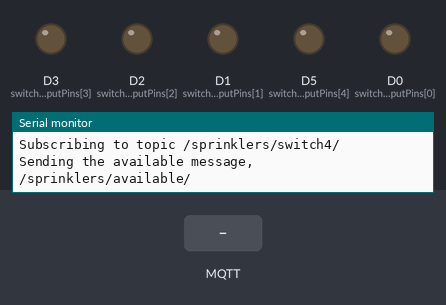
Simulated run of this sketch. Board: ESP8266 (NodeMCU). Parts: output pins drawn as LEDs (lit = HIGH), the last lines printed to the serial monitor. Inputs (shaded band) come from the test bench. WiFi joins after 1.5 s; servers stay silent unless stated; no MQTT or app messages arrive unless stated; not simulated (calls return 0 or success): private.h.

Above: at 2.7 s.
2.8 s: MQTT message "1" arrives on the first subscribed topic
At 4.0 s:
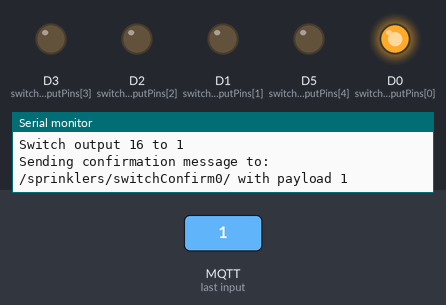
4.3 s: MQTT message "1" arrives on the second subscribed topic
At 5.2 s:
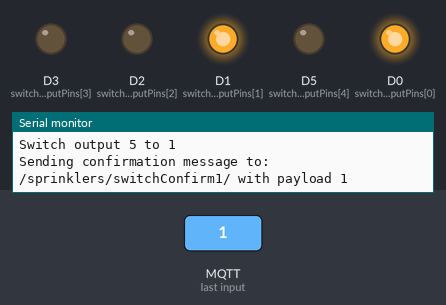
5.8 s: MQTT message "0" arrives on the first subscribed topic
At 6.6 s:
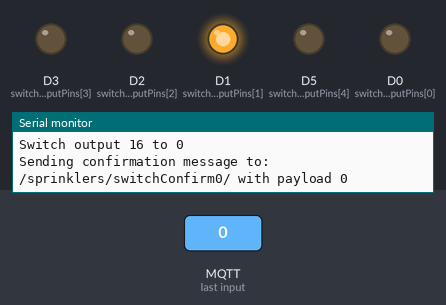
7.3 s: MQTT message "1" arrives on the third subscribed topic
At 7.7 s:
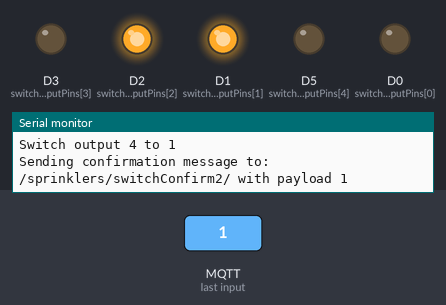
8.8 s: MQTT message "0" arrives on the second subscribed topic
At 10.0 s:
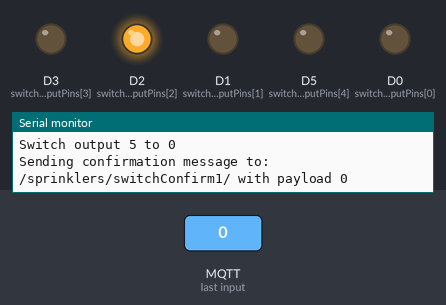
10.3 s: MQTT message "0" arrives on the third subscribed topic
At 11.3 s:
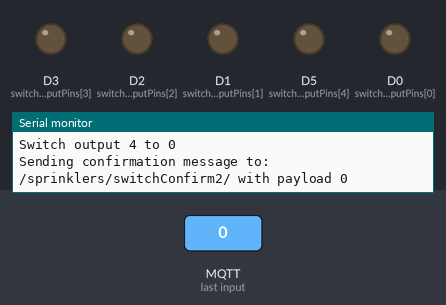
Timing chart, 0 to 12.8 s (numbered marks = the images above; inputs shaded):
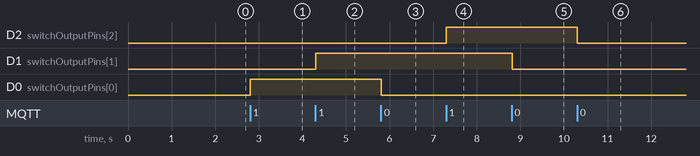

Measured:
- after the input at 2.8 s, D0 (switchOutputPins[0]): LOW → HIGH at once
- after the input at 4.3 s, D1 (switchOutputPins[1]): LOW → HIGH at once
- after the input at 5.8 s, D0 (switchOutputPins[0]): HIGH → LOW at once
- after the input at 7.3 s, D2 (switchOutputPins[2]): LOW → HIGH at once
- after the input at 8.8 s, D1 (switchOutputPins[1]): HIGH → LOW at once
- after the input at 10.3 s, D2 (switchOutputPins[2]): HIGH → LOW at once

The sketch:

sprinklers.ino
```cpp
#include <MQTT.h>
#include <ArduinoOTA.h>

void mqttCb(String& topic, String& payload);

const char* MQTT_SERVER_IP = "192.168.0.4";

const char* SWITCH_TOPIC_FORMAT = "/sprinklers/switch";
const char* SWITCH_CONFIRM_TOPIC_FORMAT = "/sprinklers/switchConfirm";
const char* SWITCH_AVAILABLE_TOPIC = "/sprinklers/available/";
String REBOOT_TOPIC = "/sprinklers/forceReboot";
const int FAILSAFE_TIME_LIMIT = 60; // Force a time limit (in munutes) just in case we loose the connection

/* Define in private.h
const char* WIFI_SSID
const char* WIFI_PASSWORD
const char* MQTT_USERNAME
const char* MQTT_PASSWORD

*/
#include "private.h"

// Add the out pins you want to use
const int switchOutputPins[] = {D0, D1, D2, D3, D5};

WiFiClient net;
MQTTClient mqtt;

// Failsafe
unsigned long sprinklerStartTime;

void setupWifi() {
  WiFi.mode(WIFI_STA);
  WiFi.setSleepMode(WIFI_NONE_SLEEP);
  WiFi.begin(WIFI_SSID, WIFI_PASSWORD);

  while (WiFi.status() != WL_CONNECTED) {
    delay(500);
    printf(". %d", 34);
  }

  Serial.println("Connected to wifi");
  Serial.printf("IP address: %s\n", WiFi.localIP().toString().c_str());
}

void setupOTAUpdater() {
  ArduinoOTA.setHostname("SprinklersOTA");
  ArduinoOTA.begin();
  printf("OTA update system startup complete");
}

String buildTopic(int index, const char* topic) {
  String builtTopic = topic;
  builtTopic += String(index) + "/";
  return builtTopic;
}

void setupMQTT() {
  Serial.println("Connecting to MQTT");
  const String clientName = "Sprinklers";

  mqtt.begin(MQTT_SERVER_IP, net);
  mqtt.onMessage(mqttCb);
  mqtt.setWill(SWITCH_AVAILABLE_TOPIC, "offline", true, 2);
  while (!mqtt.connect(clientName.c_str(), MQTT_USERNAME, MQTT_PASSWORD)) {
    Serial.print(".");
    delay(1000);
  }
  Serial.println("");

  for (int i=0; i < sizeof(switchOutputPins)/sizeof(int); ++i) {
    const String topic = buildTopic(i, SWITCH_TOPIC_FORMAT);
    Serial.printf("Subscribing to topic %s\n", topic.c_str());
    mqtt.subscribe(topic);
  }

  mqtt.subscribe(REBOOT_TOPIC);

  // Send the available message
  Serial.printf("Sending the available message, %s\n", SWITCH_AVAILABLE_TOPIC);
  mqtt.publish(SWITCH_AVAILABLE_TOPIC, "online", true, 2);
}

void setup() {
  Serial.begin(115200);

  for (int i=0; i < sizeof(switchOutputPins)/sizeof(int); ++i) {
    pinMode(switchOutputPins[i], OUTPUT);
    digitalWrite(switchOutputPins[i], LOW);
  }

  setupWifi();
  setupOTAUpdater();
  setupMQTT();
}

void publishConfirmation(const String& targetConfirmationTopic, const String& payload) {
    mqtt.publish(targetConfirmationTopic, payload, false, 0);
    Serial.printf("Sending confirmation message to: %s with payload %s\n", targetConfirmationTopic.c_str(), payload.c_str());
}

void checkFailsafe() {
  for (int i=0; i < sizeof(switchOutputPins)/sizeof(int); ++i) {
    if (digitalRead(switchOutputPins[i]) == HIGH) {
      // We are engaged
      if (sprinklerStartTime + (FAILSAFE_TIME_LIMIT * 60 * 1000) < millis()) {
         Serial.printf("FAILSAFE ENGAGED, SHUTTING DOWN PIN: %d\n", switchOutputPins[i]);
         digitalWrite(switchOutputPins[i], LOW);
      }
    }
  }
}

void checkConnection() {
  if (WiFi.status() != WL_CONNECTED || !mqtt.connected()) {
    setupWifi();
    setupOTAUpdater();
    setupMQTT();
  }
}


void loop() {
  mqtt.loop();
  ArduinoOTA.handle();
  delay(10); // WIFI is more stable with this
  checkFailsafe();
  checkConnection();
}

void mqttCb(String& topic, String& payload) {
  Serial.printf("Topic updated: %s, payload: %s\n", topic.c_str(), payload.c_str());
  if (topic == REBOOT_TOPIC) {
    ESP.restart();
  }

  for (int i=0; i < sizeof(switchOutputPins)/sizeof(int); ++i) {
    const String targetTopic = buildTopic(i, SWITCH_TOPIC_FORMAT);
    if (targetTopic == topic) {
      const String targetConfirmationTopic = buildTopic(i, SWITCH_CONFIRM_TOPIC_FORMAT);
      Serial.printf("Switch output %d to %s\n", switchOutputPins[i], payload.c_str());
      if (payload == "1") {
        sprinklerStartTime = millis();
        digitalWrite(switchOutputPins[i], HIGH);
        publishConfirmation(targetConfirmationTopic, "1");
      } else if (payload == "0") {
        digitalWrite(switchOutputPins[i], LOW);
        publishConfirmation(targetConfirmationTopic, "0");
      }
    }
  }
}
```
